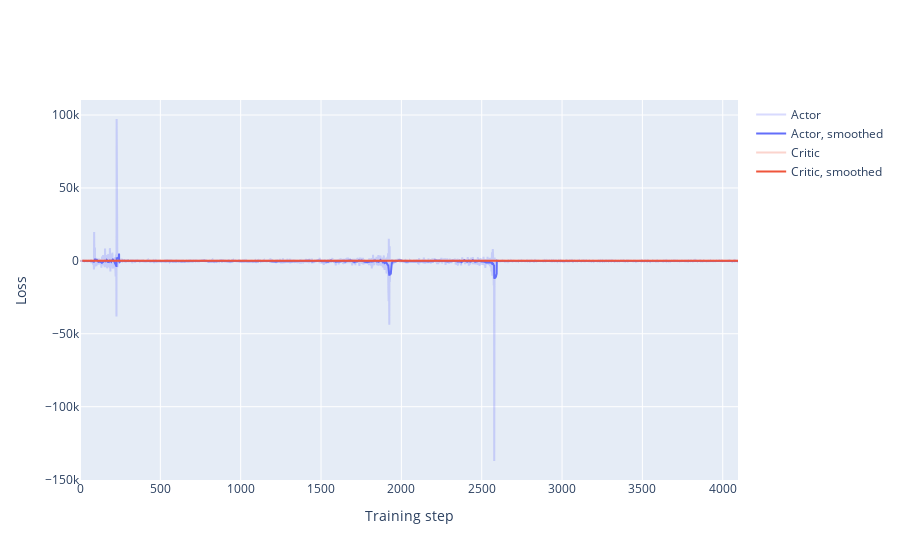

Source (notebook cell):
### Code cell
training_plot(train_results)

### Figure 1 — Plotly figure (JSON) as saved in the notebook; plotly's stock layout.template omitted (floating-point values rounded to 4 significant figures; data arrays with more than 128 entries replaced by an {"elided": "..."} marker saying what was removed)
{"data": [{"marker": {"color": "#636EFA"}, "name": "Actor", "opacity": 0.25, "type": "scatter", "y": {"elided": "4096 float values"}}, {"marker": {"color": "#636EFA"}, "name": "Actor, smoothed", "type": "scatter", "y": {"elided": "4096 float values"}}, {"marker": {"color": "#EF553B"}, "name": "Critic", "opacity": 0.25, "type": "scatter", "y": {"elided": "4096 float values"}}, {"marker": {"color": "#EF553B"}, "name": "Critic, smoothed", "type": "scatter", "y": {"elided": "4096 float values"}}], "layout": {"xaxis": {"title": {"text": "Training step"}}, "yaxis": {"title": {"text": "Loss"}}}}
